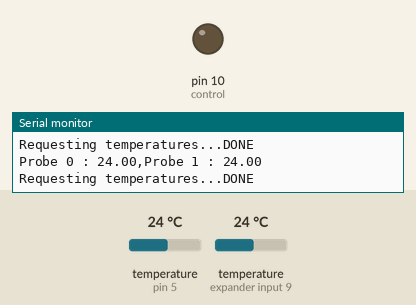
Recording of a sketch running on a simulated Arduino Uno, built with avr-gcc and run on an emulated ATmega328P. Shown: output pins drawn as LEDs (lit = HIGH), the last lines printed to the serial monitor. Dashed ring = blinking. The test bench sets the inputs (shaded band); at power-on: temperature (sensors on pin 5, expander input 9) 24 °C.

Above: at 1.2 s.
1.3 s: temperature (sensor on pin 5) set to 22.1 °C
At 1.74 s:
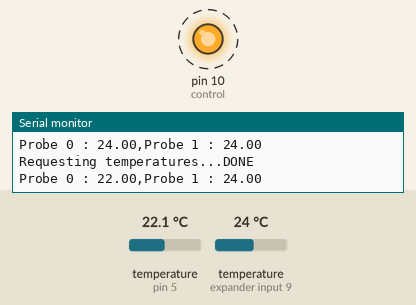
4.3 s: temperature (sensor on expander input 9) set to 28 °C
At 6.47 s:
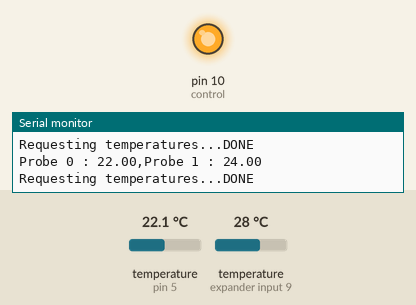
Timing chart, 0 to 13.3 s (numbered marks = the images above; inputs shaded):
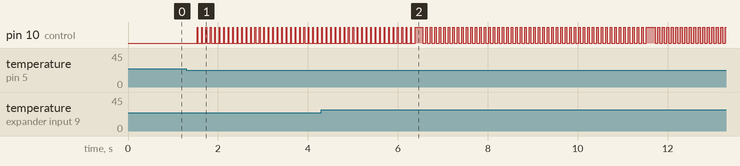

Measured:
- the behaviour switches between 23 and 22.9 °C on temperature (sensor on pin 5) (found by bisection; images 0 and 1)
- after the input at 1.3 s, pin 10 (control): alternates HIGH for 0.01 s and LOW for 0.09 s, starting after 0.24 s

The sketch:

varvtal_kod.ino
```cpp
// Include the libraries we need
#include <OneWire.h>
#include <DallasTemperature.h>

// Data wire is plugged into port 5 on the Arduino
#define ONE_WIRE_BUS 5

// Setup a oneWire instance to communicate with any OneWire devices (not just Maxim/Dallas temperature ICs)
OneWire oneWire(ONE_WIRE_BUS);

// Pass our oneWire reference to Dallas Temperature.
DallasTemperature sensors(&oneWire);

int NumSensors=0;
/*
 * The setup function. We only start the sensors here
 */

#define control 10 // pin that controls the MOSFET

void setup() {
  // ************************Pumpen**********************************
  pinMode(control,OUTPUT);// define control pin as output
  Serial.begin(9600);
   // start serial port
  Serial.println("Dallas Temperature IC Control Library Demo");

  // ************************Temperatursensor***************************
  sensors.begin();
  NumSensors=sensors.getDeviceCount();
  Serial.print(NumSensors);Serial.print(" sensor");
  if((NumSensors>1)&(NumSensors!=0))
    Serial.print("s");
  Serial.println(" available");
  sensors.setResolution(9);
}
bool motor_on = false;

void loop() {
  // ********************Tempsensorer************************************
  // request to all devices on the bus
  Serial.print("Requesting temperatures...");
  sensors.requestTemperatures(); // Send the command to get temperatures
  Serial.println("DONE");
  // After we got the temperatures, we can print them here.
  for(int i=0;i<NumSensors;i++)
  {
    Serial.print("Probe ");Serial.print(i);Serial.print(" : ");
    Serial.print(sensors.getTempCByIndex(i));
    if(i<NumSensors-1)
      Serial.print(",");}

// ************************Pump*********************************'
    float temp_diff = sensors.getTempCByIndex(1)-sensors.getTempCByIndex(0);
    float power = temp_diff/15;

    if (power>1){
      power=1;
    }
    else if(power<0){
      power=0;
    }

    if(sensors.getTempCByIndex(0)>58){
      digitalWrite(control,LOW); // Turn the MOSFET Switch OFF
    }
    else if(motor_on and temp_diff<2){
      digitalWrite(control,LOW); // Turn the MOSFET Switch OFF
      motor_on = false;
    }
    else if(temp_diff>1 or motor_on){
      //analogWrite(control,0);
      for(int i=0;i<50;i++){
        digitalWrite(control,LOW); // Turn the MOSFET Switch OFF
        delay((1-power)*100);//
        digitalWrite(control,HIGH); // turn the MOSFET Switch ON
        delay(power*100);//
       }
      motor_on = true;
    }
 Serial.println();
}
```
